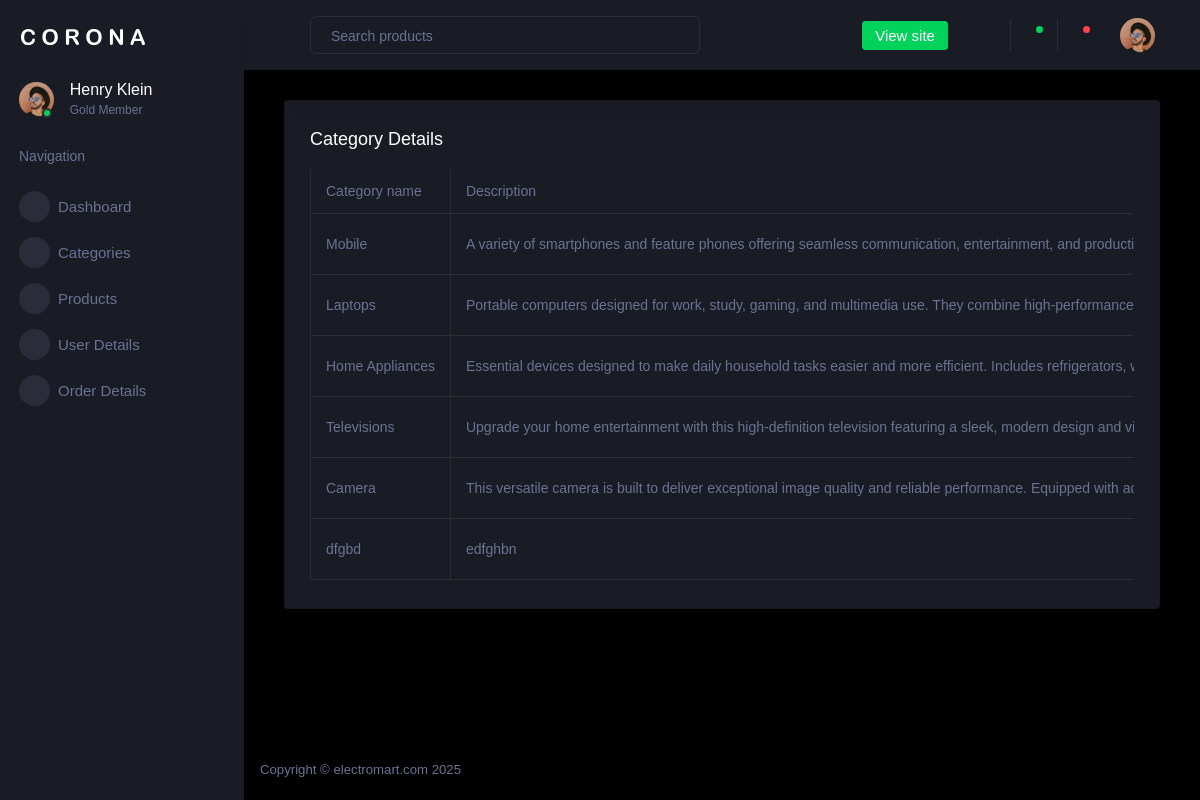
The page /display_categories/ on the database its author committed.
### AdminApp/models.py (models this page shows)
class CategoryDb(models.Model):
    Category_name=models.CharField(max_length=50,blank=True,null=True)
    Description=models.TextField(max_length=500,blank=True,null=True)
    Category_img=models.FileField(upload_to='category images',blank=True,null=True)

### AdminApp/views.py (the view)
# urls.py: path('display_categories/',views.display_categories,name="display_categories"),
def display_categories(request):
    category=CategoryDb.objects.all()
    return render(request,"display_categories.html",{'category':category})

### AdminApp/templates/display_categories.html (shortened to what this page needs)
<!DOCTYPE html>
{% extends 'dashboard.html' %}
{% block content %}
<html lang="en">
<head>
</head>
<body>
<div class="col-lg-12 grid-margin stretch-card">
    <div class="card">
        <div class="card-body">
            <h4 class="card-title">Category details</h4>
            <div class="table-responsive">
                <table class="table table-bordered table-hover">
                    <thead>
                    <tr>
                        <th>Category name</th>
                        <th> Description</th>
                    </tr>
                    </thead>
                    <tbody>
                    {% for i in category %}
                    <tr>
                      <td>{{i.Category_name}}</td>
                      <td>{{i.Description}}</td>
                    </tr>
                    {% endfor%}
                    </tbody>
                </table>
            </div>
        </div>
    </div>
</div>
</body>
{% endblock %}

### rows shown on the page
CategoryDb: Category_name "Mobile", Description "A variety of smartphones and feature phones offering seamless communication, entertainment, and…"
CategoryDb: Category_name "Laptops", Description "Portable computers designed for work, study, gaming, and multimedia use. They combine high-performance…"
CategoryDb: Category_name "Home Appliances", Description "Essential devices designed to make daily household tasks easier and more efficient. Includes refrigerators,…"
CategoryDb: Category_name "Televisions", Description "Upgrade your home entertainment with this high-definition television featuring a sleek, modern design and…"
CategoryDb: Category_name "Camera", Description "This versatile camera is built to deliver exceptional image quality and reliable performance. Equipped with…"
CategoryDb: Category_name "dfgbd", Description "edfghbn"
